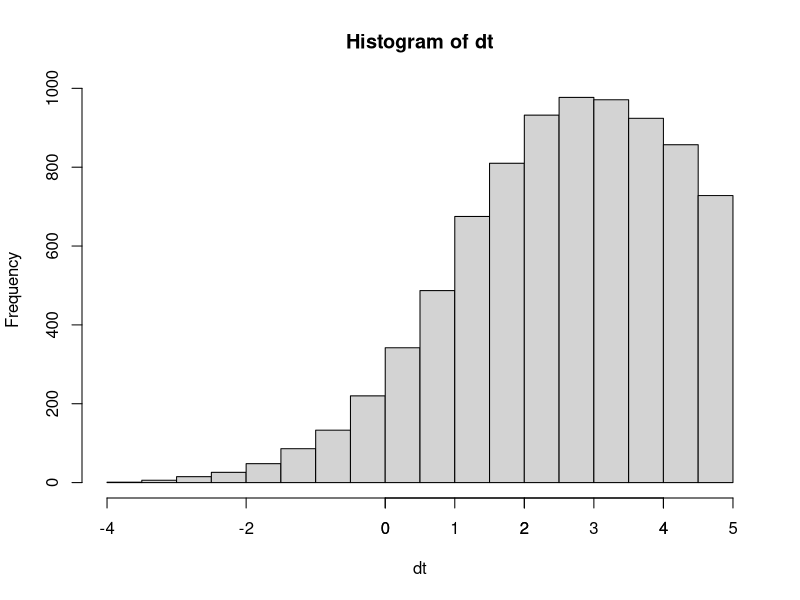
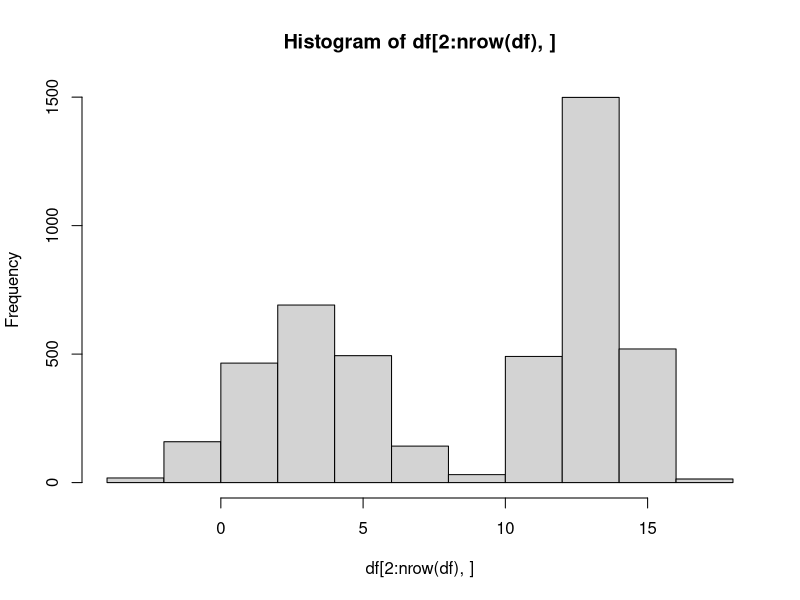

Recreate these plots in R, in order.
## ---- chunk 1
knitr::opts_chunk$set(echo = TRUE)
## ---- chunk 2
dt<-read.csv("cenzura.csv")$x
dt<-na.omit(dt)
hist(dt)
axis(1, at = seq(0, 5, 1))
## ---- chunk 3
dt1<-dt<3
var(dt[dt1==TRUE])

mu = 2.95
mean((dt - mu)^2, nea.rm = T)
## ---- chunk 4
df = read.csv("misisnys.csv")
hist(df[2:nrow(df),])
## ---- chunk 5
df1 = df<9
var(df[df1 == TRUE])

df2 = df>9
var(df[df2 == TRUE])

mean(df[df1 == TRUE])
mean(df[df2 == TRUE])
